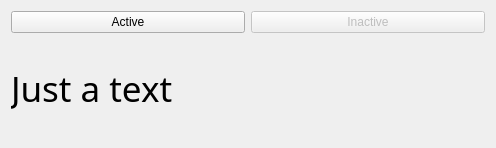
<?xml version="1.0" encoding="UTF-8"?>
<ui version="4.0">
 <class>Widget</class>
 <widget class="QWidget" name="Widget">
  <property name="geometry">
   <rect>
    <x>0</x>
    <y>0</y>
    <width>496</width>
    <height>148</height>
   </rect>
  </property>
  <property name="windowTitle">
   <string>Widget</string>
  </property>
  <layout class="QVBoxLayout" name="verticalLayout">
   <item>
    <layout class="QHBoxLayout" name="horizontalLayout">
     <item>
      <widget class="QPushButton" name="activePushButton">
       <property name="text">
        <string>Active</string>
       </property>
      </widget>
     </item>
     <item>
      <widget class="QPushButton" name="inactivePushButton">
       <property name="enabled">
        <bool>false</bool>
       </property>
       <property name="text">
        <string>Inactive</string>
       </property>
      </widget>
     </item>
    </layout>
   </item>
   <item>
    <widget class="QLabel" name="label">
     <property name="font">
      <font>
       <family>Segoe Print</family>
       <pointsize>26</pointsize>
      </font>
     </property>
     <property name="text">
      <string>Just a text</string>
     </property>
    </widget>
   </item>
  </layout>
 </widget>
 <resources/>
 <connections/>
</ui>
